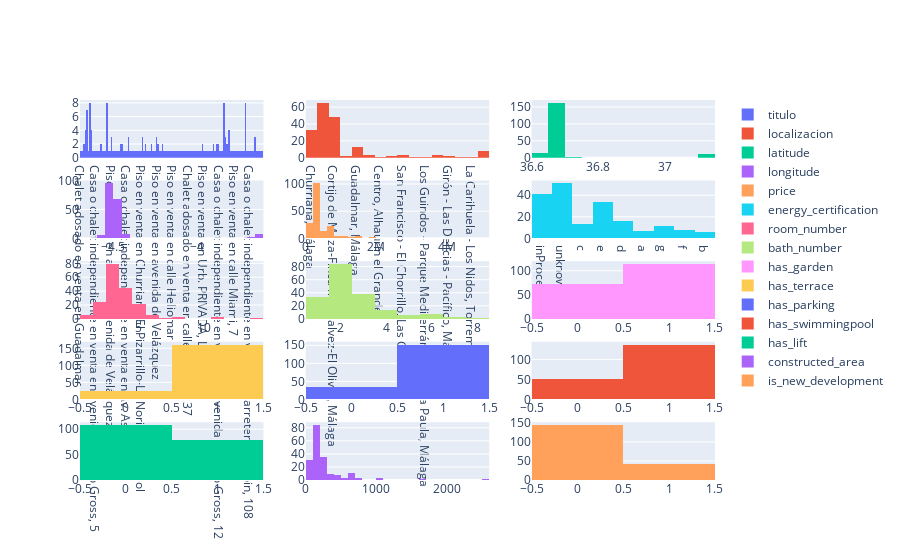

The notebook cell this image was saved under:
### Code cell
from plotly.subplots import make_subplots
import numpy as np

xpoint, ypoint = np.meshgrid(range(5),range(3),indexing='ij')
cols = data.columns.values

fig1 = make_subplots(rows=5,cols=3)
for i,j,col in zip(xpoint.ravel(),ypoint.ravel(),cols):
    fig1.add_histogram(x=data[col],name=col,row=i+1,col=j+1)
    
fig1.show()

### Figure 1 — Plotly figure (JSON) as saved in the notebook; plotly's stock layout.template omitted (floating-point values rounded to 4 significant figures; data arrays with more than 128 entries replaced by an {"elided": "..."} marker saying what was removed)
{"data": [{"name": "titulo", "type": "histogram", "x": {"elided": "187 str values"}, "xaxis": "x", "yaxis": "y"}, {"name": "localizacion", "type": "histogram", "x": {"elided": "187 str values"}, "xaxis": "x2", "yaxis": "y2"}, {"name": "latitude", "type": "histogram", "x": {"elided": "187 float values"}, "xaxis": "x3", "yaxis": "y3"}, {"name": "longitude", "type": "histogram", "x": {"elided": "187 float values"}, "xaxis": "x4", "yaxis": "y4"}, {"name": "price", "type": "histogram", "x": {"elided": "187 int values"}, "xaxis": "x5", "yaxis": "y5"}, {"name": "energy_certification", "type": "histogram", "x": {"elided": "187 str values"}, "xaxis": "x6", "yaxis": "y6"}, {"name": "room_number", "type": "histogram", "x": {"elided": "187 int values"}, "xaxis": "x7", "yaxis": "y7"}, {"name": "bath_number", "type": "histogram", "x": {"elided": "187 int values"}, "xaxis": "x8", "yaxis": "y8"}, {"name": "has_garden", "type": "histogram", "x": {"elided": "187 int values"}, "xaxis": "x9", "yaxis": "y9"}, {"name": "has_terrace", "type": "histogram", "x": {"elided": "187 int values"}, "xaxis": "x10", "yaxis": "y10"}, {"name": "has_parking", "type": "histogram", "x": {"elided": "187 int values"}, "xaxis": "x11", "yaxis": "y11"}, {"name": "has_swimmingpool", "type": "histogram", "x": {"elided": "187 int values"}, "xaxis": "x12", "yaxis": "y12"}, {"name": "has_lift", "type": "histogram", "x": {"elided": "187 int values"}, "xaxis": "x13", "yaxis": "y13"}, {"name": "constructed_area", "type": "histogram", "x": {"elided": "187 int values"}, "xaxis": "x14", "yaxis": "y14"}, {"name": "is_new_development", "type": "histogram", "x": {"elided": "187 int values"}, "xaxis": "x15", "yaxis": "y15"}], "layout": {"autosize": true, "xaxis": {"anchor": "y", "autorange": true, "domain": [0, 0.2889], "range": [-0.5, 118.5], "type": "category"}, "xaxis10": {"anchor": "y10", "autorange": true, "domain": [0, 0.2889], "range": [-0.5, 1.5], "type": "linear"}, "xaxis11": {"anchor": "y11", "autorange": true, "domain": [0.3556, 0.6444], "range": [-0.5, 1.5], "type": "linear"}, "xaxis12": {"anchor": "y12", "autorange": true, "domain": [0.7111, 1], "range": [-0.5, 1.5], "type": "linear"}, "xaxis13": {"anchor": "y13", "autorange": true, "domain": [0, 0.2889], "range": [-0.5, 1.5], "type": "linear"}, "xaxis14": {"anchor": "y14", "autorange": true, "domain": [0.3556, 0.6444], "range": [-0.5, 2600.0], "type": "linear"}, "xaxis15": {"anchor": "y15", "autorange": true, "domain": [0.7111, 1], "range": [-0.5, 1.5], "type": "linear"}, "xaxis2": {"anchor": "y2", "autorange": true, "domain": [0.3556, 0.6444], "range": [-0.5, 15.5], "type": "category"}, "xaxis3": {"anchor": "y3", "autorange": true, "domain": [0.7111, 1], "range": [36.6, 37.15], "type": "linear"}, "xaxis4": {"anchor": "y4", "autorange": true, "domain": [0, 0.2889], "range": [-4.7, -3.6], "type": "linear"}, "xaxis5": {"anchor": "y5", "autorange": true, "domain": [0.3556, 0.6444], "range": [-0.5, 5200000.0], "type": "linear"}, "xaxis6": {"anchor": "y6", "autorange": true, "domain": [0.7111, 1], "range": [-0.5, 8.5], "type": "category"}, "xaxis7": {"anchor": "y7", "autorange": true, "domain": [0, 0.2889], "range": [0.5, 14.5], "type": "linear"}, "xaxis8": {"anchor": "y8", "autorange": true, "domain": [0.3556, 0.6444], "range": [0.5, 8.5], "type": "linear"}, "xaxis9": {"anchor": "y9", "autorange": true, "domain": [0.7111, 1], "range": [-0.5, 1.5], "type": "linear"}, "yaxis": {"anchor": "x", "autorange": true, "domain": [0.848, 1], "range": [0, 8.421]}, "yaxis10": {"anchor": "x10", "autorange": true, "domain": [0.212, 0.364], "range": [0, 169.5]}, "yaxis11": {"anchor": "x11", "autorange": true, "domain": [0.212, 0.364], "range": [0, 160]}, "yaxis12": {"anchor": "x12", "autorange": true, "domain": [0.212, 0.364], "range": [0, 144.2]}, "yaxis13": {"anchor": "x13", "autorange": true, "domain": [0, 0.152], "range": [0, 113.7]}, "yaxis14": {"anchor": "x14", "autorange": true, "domain": [0, 0.152], "range": [0, 88.42]}, "yaxis15": {"anchor": "x15", "autorange": true, "domain": [0, 0.152], "range": [0, 151.6]}, "yaxis2": {"anchor": "x2", "autorange": true, "domain": [0.848, 1], "range": [0, 68.42]}, "yaxis3": {"anchor": "x3", "autorange": true, "domain": [0.848, 1], "range": [0, 170.5]}, "yaxis4": {"anchor": "x4", "autorange": true, "domain": [0.636, 0.788], "range": [0, 100]}, "yaxis5": {"anchor": "x5", "autorange": true, "domain": [0.636, 0.788], "range": [0, 106.3]}, "yaxis6": {"anchor": "x6", "autorange": true, "domain": [0.636, 0.788], "range": [0, 53.68]}, "yaxis7": {"anchor": "x7", "autorange": true, "domain": [0.424, 0.576], "range": [0, 83.16]}, "yaxis8": {"anchor": "x8", "autorange": true, "domain": [0.424, 0.576], "range": [0, 88.42]}, "yaxis9": {"anchor": "x9", "autorange": true, "domain": [0.424, 0.576], "range": [0, 120]}}}
